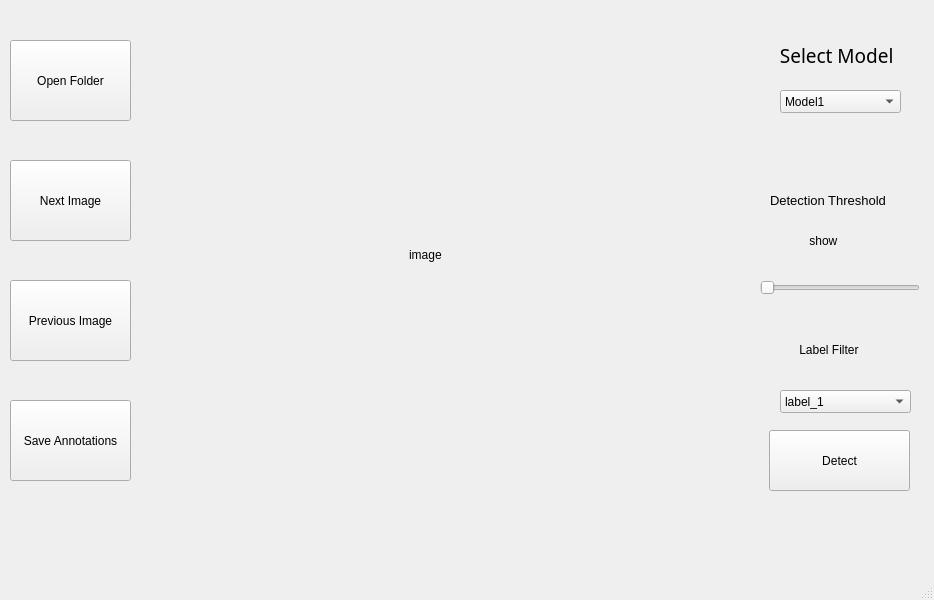
<?xml version="1.0" encoding="UTF-8"?>
<ui version="4.0">
 <class>MainWindow</class>
 <widget class="QMainWindow" name="MainWindow">
  <property name="geometry">
   <rect>
    <x>0</x>
    <y>0</y>
    <width>934</width>
    <height>600</height>
   </rect>
  </property>
  <property name="windowTitle">
   <string>MainWindow</string>
  </property>
  <widget class="QWidget" name="centralwidget">
   <widget class="QPushButton" name="open_folder">
    <property name="geometry">
     <rect>
      <x>10</x>
      <y>40</y>
      <width>121</width>
      <height>81</height>
     </rect>
    </property>
    <property name="text">
     <string>Open Folder</string>
    </property>
   </widget>
   <widget class="QPushButton" name="next_image">
    <property name="geometry">
     <rect>
      <x>10</x>
      <y>160</y>
      <width>121</width>
      <height>81</height>
     </rect>
    </property>
    <property name="text">
     <string>Next Image</string>
    </property>
   </widget>
   <widget class="QPushButton" name="prev_img">
    <property name="geometry">
     <rect>
      <x>10</x>
      <y>280</y>
      <width>121</width>
      <height>81</height>
     </rect>
    </property>
    <property name="text">
     <string>Previous Image</string>
    </property>
   </widget>
   <widget class="QPushButton" name="save_annotations">
    <property name="geometry">
     <rect>
      <x>10</x>
      <y>400</y>
      <width>121</width>
      <height>81</height>
     </rect>
    </property>
    <property name="text">
     <string>Save Annotations</string>
    </property>
   </widget>
   <widget class="QLabel" name="image">
    <property name="geometry">
     <rect>
      <x>206</x>
      <y>44</y>
      <width>471</width>
      <height>421</height>
     </rect>
    </property>
    <property name="text">
     <string>                                                             image </string>
    </property>
   </widget>
   <widget class="QLabel" name="select_model">
    <property name="geometry">
     <rect>
      <x>770</x>
      <y>30</y>
      <width>131</width>
      <height>51</height>
     </rect>
    </property>
    <property name="font">
     <font>
      <family>Noto Sans CJK SC DemiLight</family>
      <pointsize>14</pointsize>
     </font>
    </property>
    <property name="text">
     <string>  Select Model</string>
    </property>
   </widget>
   <widget class="QComboBox" name="model_selector">
    <property name="geometry">
     <rect>
      <x>780</x>
      <y>90</y>
      <width>121</width>
      <height>23</height>
     </rect>
    </property>
    <item>
     <property name="text">
      <string>Model1</string>
     </property>
    </item>
    <item>
     <property name="text">
      <string>Model2</string>
     </property>
    </item>
    <item>
     <property name="text">
      <string>Model3</string>
     </property>
    </item>
   </widget>
   <widget class="QLabel" name="th_label">
    <property name="geometry">
     <rect>
      <x>770</x>
      <y>180</y>
      <width>131</width>
      <height>41</height>
     </rect>
    </property>
    <property name="font">
     <font>
      <pointsize>10</pointsize>
     </font>
    </property>
    <property name="text">
     <string>Detection Threshold</string>
    </property>
   </widget>
   <widget class="QLabel" name="th_show">
    <property name="geometry">
     <rect>
      <x>806</x>
      <y>220</y>
      <width>51</width>
      <height>41</height>
     </rect>
    </property>
    <property name="text">
     <string> show</string>
    </property>
   </widget>
   <widget class="QSlider" name="th_slider">
    <property name="geometry">
     <rect>
      <x>760</x>
      <y>280</y>
      <width>160</width>
      <height>16</height>
     </rect>
    </property>
    <property name="orientation">
     <enum>Qt::Horizontal</enum>
    </property>
   </widget>
   <widget class="QLabel" name="label_filter">
    <property name="geometry">
     <rect>
      <x>766</x>
      <y>340</y>
      <width>151</width>
      <height>20</height>
     </rect>
    </property>
    <property name="text">
     <string>          Label Filter</string>
    </property>
   </widget>
   <widget class="QComboBox" name="label_selector">
    <property name="geometry">
     <rect>
      <x>780</x>
      <y>390</y>
      <width>131</width>
      <height>23</height>
     </rect>
    </property>
    <item>
     <property name="text">
      <string>label_1</string>
     </property>
    </item>
    <item>
     <property name="text">
      <string>label_2</string>
     </property>
    </item>
    <item>
     <property name="text">
      <string>label_3</string>
     </property>
    </item>
    <item>
     <property name="text">
      <string>label_4</string>
     </property>
    </item>
    <item>
     <property name="text">
      <string>label_5</string>
     </property>
    </item>
   </widget>
   <widget class="QPushButton" name="Detect">
    <property name="geometry">
     <rect>
      <x>769</x>
      <y>430</y>
      <width>141</width>
      <height>61</height>
     </rect>
    </property>
    <property name="text">
     <string>Detect</string>
    </property>
   </widget>
  </widget>
  <widget class="QMenuBar" name="menubar">
   <property name="geometry">
    <rect>
     <x>0</x>
     <y>0</y>
     <width>934</width>
     <height>20</height>
    </rect>
   </property>
  </widget>
  <widget class="QStatusBar" name="statusbar"/>
 </widget>
 <resources/>
 <connections/>
</ui>
